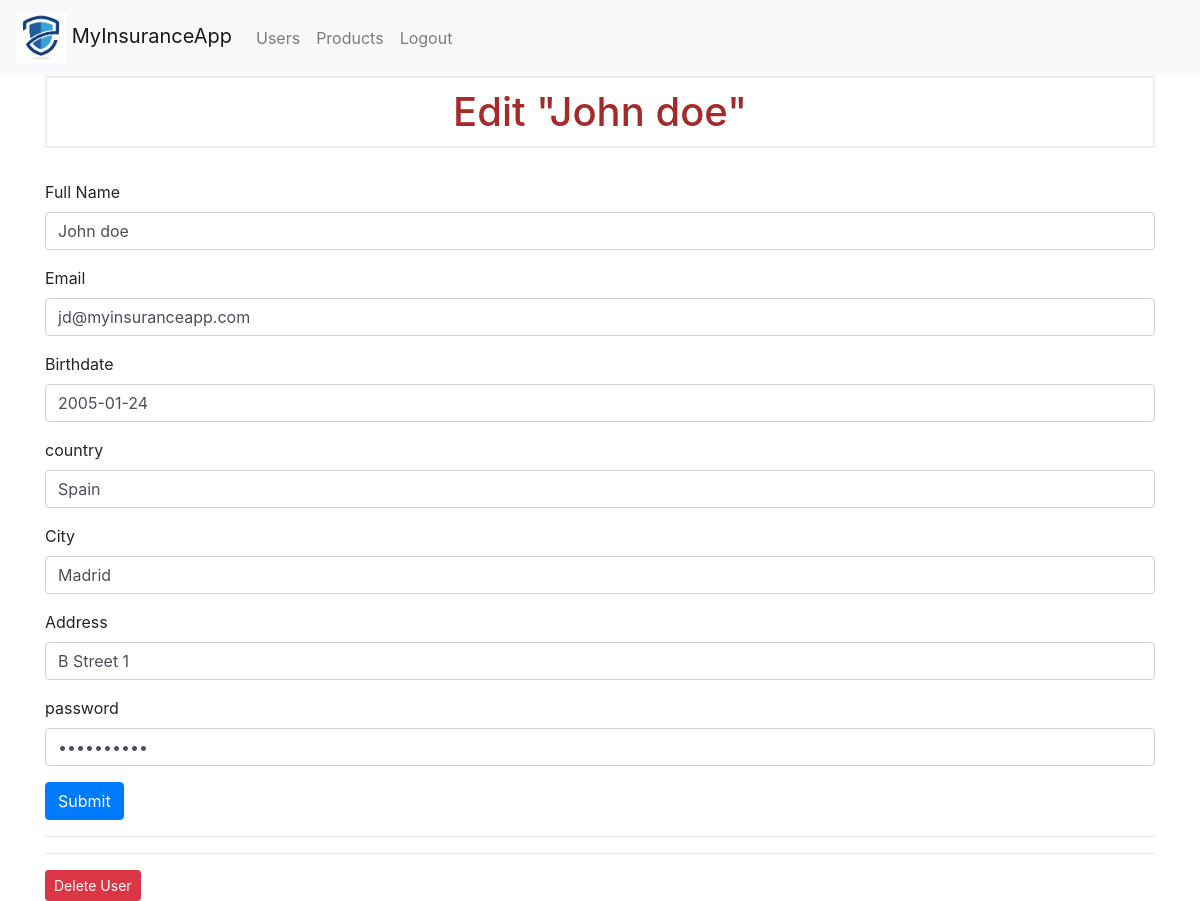
Screenshot of /users/1/edit (signed in) with the database file from the repository.
### tables this page shows
CREATE TABLE users (
    id INTEGER PRIMARY KEY AUTOINCREMENT,
    created TIMESTAMP DEFAULT CURRENT_TIMESTAMP,
    fullname TEXT NOT NULL,
    email TEXT NOT NULL,
    birthdate TIMESTAMP ,
    country TEXT ,
    city TEXT ,
    address TEXT, 
    password TEXT
);

### project/controllers/web/user_controller.py (the view, shortened to what this page needs)
@app.route('/users/<int:id>/edit', methods=('GET', 'POST'))
def edituser(id):
    if not session.get("id"):
        return redirect(url_for('login'))
    user = get_user(id)
    return render_template('user/edit.html', user=user)

### project/persistence/__init__.py (called while the page is built)
def dict_factory(cursor, row):
    d = {}
    for idx, col in enumerate(cursor.description):
        d[col[0]] = row[idx]
    return d

def get_db_connection():
    conn = sqlite3.connect('./database/database.db')
    conn.row_factory = dict_factory
    return conn

### project/persistence/users_dao.py (called while the page is built)
def get_user(user_id):
    conn = get_db_connection()
    user = conn.execute('SELECT * FROM users WHERE id = ?',
                        (user_id,)).fetchone()
    conn.close()
    return user

### project/templates/user/edit.html (shortened to what this page needs)
{% extends 'base.html' %}
{% block content %}
<h1>{% block fullname %} Edit "{{ user['fullname'] }}" {% endblock %}</h1>
<br>
<form method="POST">
    <div class="form-group">
        <label for="fullname">Full Name</label>
        <input type="text" name="fullname" placeholder="User fullname"
               class="form-control"
               value="{{ request.form['fullname'] or user['fullname'] }}">
    </div>
    <div class="form-group">
        <label for="email">Email</label>
        <input type="text" name="email" placeholder="User email"
               class="form-control"
               value="{{ request.form['email'] or user['email'] }}">
    </div>
    <div class="form-group">
        <label for="birthdate">Birthdate</label>
        <input type="text" name="birthdate" placeholder="User birthdate"
               class="form-control"
               value="{{ request.form['birthdate'] or user['birthdate'] }}">
    </div>
    <div class="form-group">
        <label for="country">country</label>
        <input type="text" name="country" placeholder="User country"
               class="form-control"
               value="{{ request.form['country'] or user['country'] }}">
    </div>
    <div class="form-group">
        <label for="city">City</label>
        <input type="text" name="city" placeholder="User city"
               class="form-control"
               value="{{ request.form['city'] or user['city'] }}">
    </div>
    <div class="form-group">
        <label for="address">Address</label>
        <input type="text" name="address" placeholder="User address"
               class="form-control"
               value="{{ request.form['address'] or user['address'] }}">
    </div>
    <div class="form-group">
        <label for="password">password</label>
        <input type="password" name="password" placeholder="User password"
               class="form-control"
               value="{{ request.form['password'] or user['password'] }}">
    </div>
    <div class="form-group">
        <button type="submit" class="btn btn-primary">Submit</button>
    </div>
</form>
<hr>
<hr>
<form action="{{ url_for('deleteuser', id=user['id']) }}" method="POST">
    <input type="submit" value="Delete User"
            class="btn btn-danger btn-sm"
            onclick="return confirm('Are you sure you want to delete this user?')">
</form>
{% endblock %}

### project/static/css/style.css (style rules this page uses)
h1 { border: 2px #eee solid; color: brown; text-align: center; padding: 10px; }

### rows the page displays
users: fullname "John doe", email "jd@myinsuranceapp.com", birthdate "2005-01-24", country "Spain", city "Madrid", address "B Street 1"
